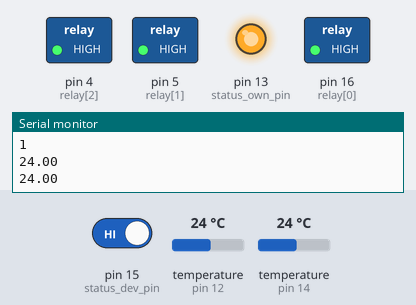
The sketch below on a simulated Arduino Uno, built with avr-gcc and run on an emulated ATmega328P. Parts: switched loads named in the sketch (green lamp = pin HIGH), output pins drawn as LEDs (lit = HIGH), the last lines printed to the serial monitor. Inputs (shaded band) come from the test bench; at power-on: pin 15 (status_dev_pin) HIGH, temperature (sensors on pin 12, pin 14) 24 °C. Pins used as bus, display or sensor lines are not drawn.

Above: at 4.1 s.
4.2 s: pin 15 (status_dev_pin) driven LOW
At 10.9 s:
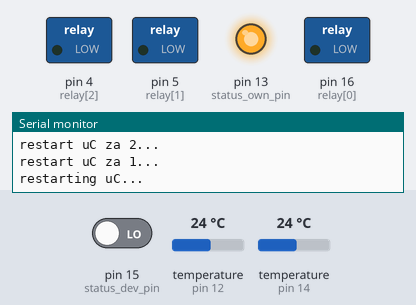
Timing chart, 0 to 17.5 s (numbered marks = the images above; inputs shaded):
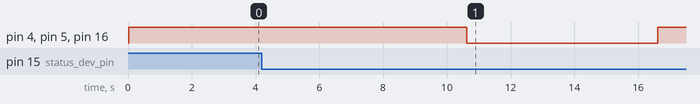

The sketch:

power_control.ino
```cpp
/*
Created by:
Sebastian Owarzany
Technical Physics
Faculty of Physics and Applied Computer Science
AGH University of Science and Technology
https://github.com/SebekO
*/
#include <OneWire.h>
#include <DallasTemperature.h>
#include "board_settings.h"

OneWire oneWire(oneWireBus);
OneWire oneWire1(oneWireBus1);
DallasTemperature sensors(&oneWire);
DallasTemperature sensors1(&oneWire1);

void setup()
{
  Serial.begin(9600);
  sensors.begin();
  sensors1.begin();

  for (int i = 0; i < n; i++) {
    pinMode(relay[i], OUTPUT);
    digitalWrite(relay[i], HIGH);
  }
  pinMode(status_dev_pin, INPUT);
  pinMode(status_own_pin, OUTPUT);
  pinMode(reset_dev_pin, OUTPUT);
  digitalWrite(status_own_pin, HIGH);
  digitalWrite(reset_dev_pin, HIGH);
  check_dev();
}

void loop()
{
  temp();
  check_dev();
  delay(1000);
  timer++;
  Serial.println(timer);
}

void temp()
{
  sensors.requestTemperatures();
  float temperatureC = sensors.getTempCByIndex(0);
  sensors1.requestTemperatures();
  float temperatureC1 = sensors1.getTempCByIndex(0);
  if (temperatureC < T_min || temperatureC1 < T_min || temperatureC > T_err || temperatureC1 >T_err){
    Serial.println(temperatureC);
    Serial.println(temperatureC1);
    Serial.println("Error reading temperature!");
    check_own();
  }
  else{
    if (temperatureC > 50 || temperatureC1 > 50) {
      Serial.println(F("Error reading temperature! or temp: "));
      Serial.println(temperatureC);
      Serial.println(temperatureC1);
      for (int i = 0; i < n; i++) {
        digitalWrite(relay[i], LOW);
      }
    }
    else{
      if( temperatureC > 30 || temperatureC1 > 30){
        Serial.println(temperatureC);
        Serial.println(temperatureC1);
        digitalWrite(relay[4], HIGH);
      }
      else{
        Serial.println(temperatureC);
        Serial.println(temperatureC1);
        digitalWrite(relay[4], LOW);
      }
    }
  }
}

void check_dev()
{
  if( digitalRead(status_dev_pin) == LOW && digitalRead(relay[0]) == HIGH ){
    Serial.println("restart uC za 3...");
    delay(1000);
    Serial.println("restart uC za 2...");
    delay(1000);
    Serial.println("restart uC za 1...");
    delay(1000);
    Serial.println("restarting uC...");
    delay(1000);
    for (int i = 0; i < n; i++) {
        digitalWrite(relay[i], LOW);
    }
    digitalWrite(reset_dev_pin, LOW);
    delay(1000);
    digitalWrite(reset_dev_pin, HIGH);
    delay(5000);
    for (int i = 0; i < n; i++) {
        digitalWrite(relay[i], HIGH);
    }
  }
  else{
  Serial.println("uC status: OK");
  }
}
void check_own()
{
  Serial.println("restart za 3...");
  delay(1000);
  Serial.println("restart za 2...");
  delay(1000);
  Serial.println("restart za 1...");
  delay(1000);
  Serial.println("restarting...");
  delay(1000);
  digitalWrite(relay[5], LOW);
  delay(10000);
}
```

board_settings.h
```cpp
#define n 4

void check_dev();
void temp();
void check_own();

const int oneWireBus = 12; //D6 -> A1
const int oneWireBus1 = 14; //D5 -> A0

int relay[n] = { 16, 5, 4, 0}; // D0, D1, D2, D3,
int status_dev_pin = 15; //D8
int reset_dev_pin = 2; //D4
int status_own_pin = 13; //D7
int T_min = 0;
int T_err = 80;

int timer = 0;
```

Measured:
- after the input at 4.2 s, pin 4 (relay[2]), pin 5 (relay[1]), pin 16 (relay[0]): HIGH → LOW after 6.4 s, → HIGH 6.0 s later
